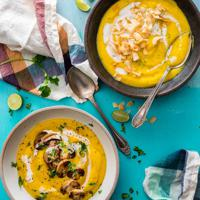
#> input picture images_resized/image_1018.jpg, 200 x 200 px, given as the content of the folder images, which was not available
$ jupyter execute resize_images.ipynb   (shell and % lines are left out)
#> lines starting #> are read from the running program, lines starting #| are printed output that depends on the picture
#> further down, im is the input picture: PIL image 200x200 RGB; mean R, G, B 134.6, 147.2, 110.5
[cell 1]
import os

[cell 2]
os.listdir('images')[:10]

[cell 3]
from PIL import Image

def center_crop(im):
    width, height = im.size
#> width = 200; height = 200
    if width < height:
        a = 0
        b = (height - width) // 2
        c = width
        d = height - b
        return im.crop((a, b, c, d))
    else:
        a = (width - height) // 2
#> a = 0
        b = 0
        c = width - a
#> c = 200
        d = height
#> d = 200
        return im.crop((a, b, c, d))

for image in os.listdir('images')[:10]:
    if '.jpg' in image:
        im = Image.open(f"images/{image}")
        im1 = center_crop(im)
        im1 = im1.resize((400, 400))
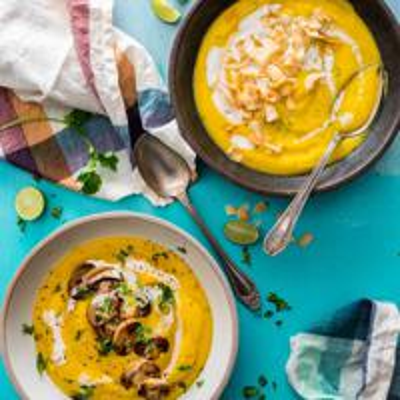
#> im1: PIL image 400x400 RGB; mean R, G, B 134.6, 147.2, 110.6
        im1.save(f"images_resized/{image}")


$ run again, on images_resized/image_1097.jpg
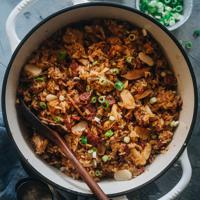
#> input picture images_resized/image_1097.jpg, 200 x 200 px, given as the content of the folder images, which was not available
#> im is the input picture: PIL image 200x200 RGB; mean R, G, B 101.1, 82.1, 66
#> `im1 = im1.resize((400, 400))`:
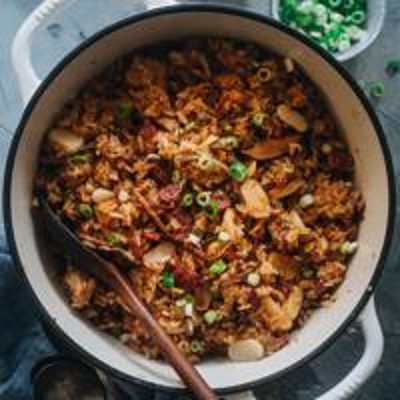
#> im1: PIL image 400x400 RGB; mean R, G, B 101.2, 82.1, 66.1

$ run again, on images_resized/image_1111.jpg
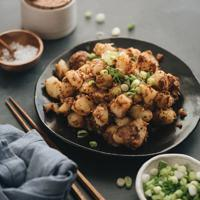
#> input picture images_resized/image_1111.jpg, 200 x 200 px, given as the content of the folder images, which was not available
#> im is the input picture: PIL image 200x200 RGB; mean R, G, B 112.4, 102.4, 88.6
#> `im1 = im1.resize((400, 400))`:
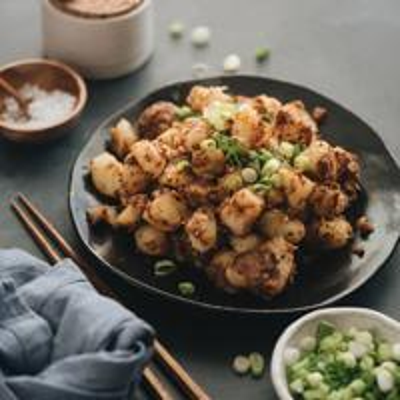
#> im1: PIL image 400x400 RGB; mean R, G, B 112.4, 102.4, 88.6

$ run again, on images_resized/image_1144.jpg
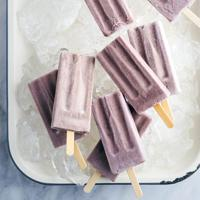
#> input picture images_resized/image_1144.jpg, 200 x 200 px, given as the content of the folder images, which was not available
#> im is the input picture: PIL image 200x200 RGB; mean R, G, B 187.6, 180.2, 181.5
#> `im1 = im1.resize((400, 400))`:
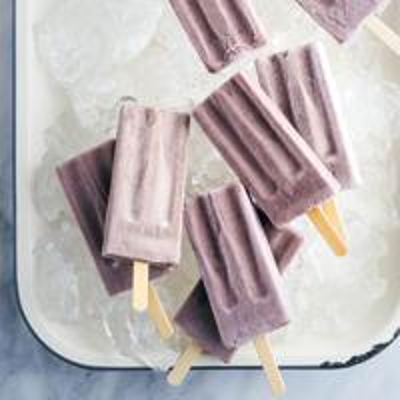
#> im1: PIL image 400x400 RGB; mean R, G, B 187.6, 180.2, 181.5
